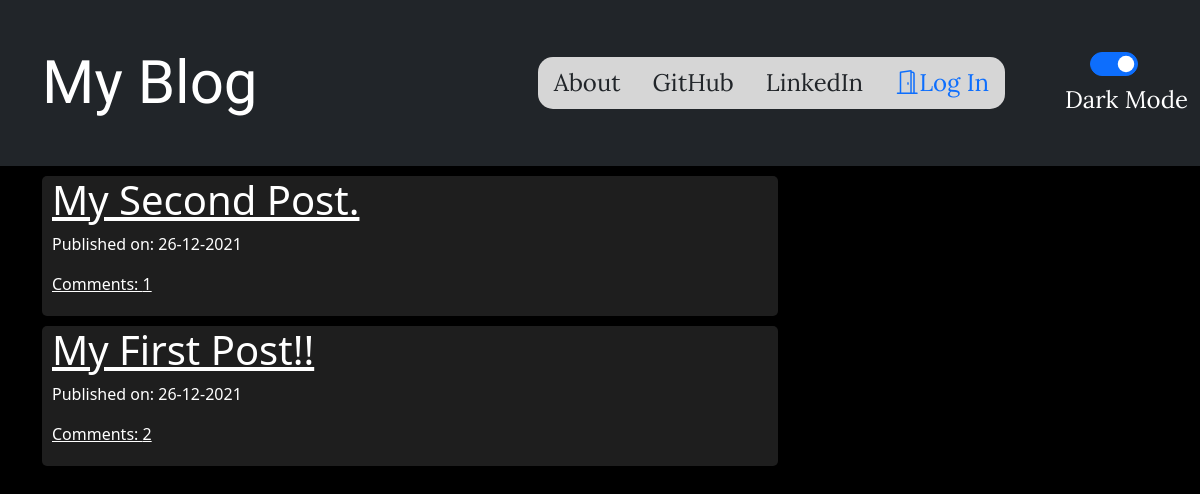
The page / on the database its author committed.
### blog_app/models.py (models this page shows, shortened)
class Post(models.Model):
    author = models.ForeignKey('auth.User',on_delete=models.CASCADE)
    title = models.CharField(max_length= 200)
    text = models.TextField()
    created_date= models.DateTimeField(default=timezone.now)
    published_date = models.DateTimeField(blank=True,null=True)
    def approve_comments(self):
        return self.comments.filter(approved_comment=True)

### blog_app/views.py (the view)
# urls.py: path('',views.PostListView.as_view(),name='post_list'),
class PostListView(ListView):
    model = Post
    def get_queryset(self):
        return Post.objects.filter(published_date__lte=timezone.now()).order_by('-published_date')

### blog_app/templates/blog_app/post_list.html
{% extends 'blog_app/base.html' %}
{% block content %}
<div class="centerstage">
    {% for post in post_list %}
    <div class="post postblock">
        <h1><a href="{% url 'post_detail' pk=post.pk %}"> {{ post.title }}</a></h1>
        <div class="date">
            <p>Published on: {{ post.published_date|date:'d-m-Y' }}</p>
        </div>
        <a href="{% url 'post_detail' pk=post.pk %}">Comments: {{ post.approve_comments.count }}</a>
    </div>
    {% endfor %}
</div>
{% endblock %}

### blog_app/static/css/blog.css (style rules this page uses)
:root { --bg-mode: rgb(0, 0, 0); --form-bg-mode: rgb(37, 36, 36); --comment-bg-mode: rgb(66, 66, 66); --color: rgb(255, 255, 255); color:rgb(151, 151, 151) }
body { background-color: var(--bg-mode); color: var(--color); }
a { color:var(--color); }
.postblock { background-color: var(--form-bg-mode); border-radius: 5px; padding-left: 10px; padding-right: 10px; padding-bottom: 20px; margin-bottom: 10px; }
.centerstage { margin-right: auto; margin-left: auto; }

### rows shown on the page
Post: title "My Second Post.", published_date "26-12-2021", approve_comments.count "1"
Post: title "My First Post!!", published_date "26-12-2021", approve_comments.count "2"
